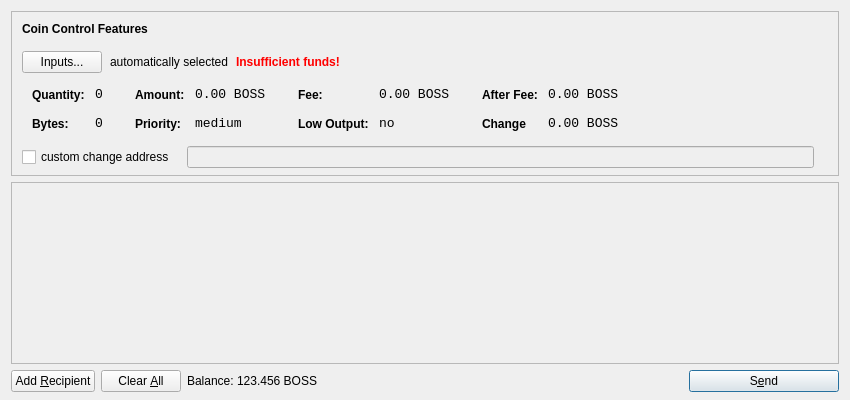
<?xml version="1.0" encoding="UTF-8"?>
<ui version="4.0">
 <class>SendCoinsDialog</class>
 <widget class="QDialog" name="SendCoinsDialog">
  <property name="geometry">
   <rect>
    <x>0</x>
    <y>0</y>
    <width>850</width>
    <height>400</height>
   </rect>
  </property>
  <property name="windowTitle">
   <string>Send Coins</string>
  </property>
  <layout class="QVBoxLayout" name="verticalLayout" stretch="0,1,0">
   <property name="bottomMargin">
    <number>8</number>
   </property>
   <item>
    <widget class="QFrame" name="frameCoinControl">
     <property name="sizePolicy">
      <sizepolicy hsizetype="Expanding" vsizetype="Expanding">
       <horstretch>0</horstretch>
       <verstretch>0</verstretch>
      </sizepolicy>
     </property>
     <property name="maximumSize">
      <size>
       <width>16777215</width>
       <height>16777215</height>
      </size>
     </property>
     <property name="frameShape">
      <enum>QFrame::StyledPanel</enum>
     </property>
     <property name="frameShadow">
      <enum>QFrame::Sunken</enum>
     </property>
     <layout class="QVBoxLayout" name="verticalLayoutCoinControl2">
      <property name="spacing">
       <number>-1</number>
      </property>
      <property name="leftMargin">
       <number>0</number>
      </property>
      <property name="topMargin">
       <number>0</number>
      </property>
      <property name="rightMargin">
       <number>0</number>
      </property>
      <property name="bottomMargin">
       <number>6</number>
      </property>
      <item>
       <layout class="QVBoxLayout" name="verticalLayoutCoinControl" stretch="0,0,0,0,1">
        <property name="spacing">
         <number>0</number>
        </property>
        <property name="leftMargin">
         <number>10</number>
        </property>
        <property name="topMargin">
         <number>10</number>
        </property>
        <item>
         <layout class="QHBoxLayout" name="horizontalLayoutCoinControl1">
          <property name="bottomMargin">
           <number>15</number>
          </property>
          <item>
           <widget class="QLabel" name="labelCoinControlFeatures">
            <property name="sizePolicy">
             <sizepolicy hsizetype="Preferred" vsizetype="Maximum">
              <horstretch>0</horstretch>
              <verstretch>0</verstretch>
             </sizepolicy>
            </property>
            <property name="font">
             <font>
              <weight>75</weight>
              <bold>true</bold>
             </font>
            </property>
            <property name="styleSheet">
             <string notr="true">font-weight:bold;</string>
            </property>
            <property name="text">
             <string>Coin Control Features</string>
            </property>
           </widget>
          </item>
         </layout>
        </item>
        <item>
         <layout class="QHBoxLayout" name="horizontalLayoutCoinControl2" stretch="0,0,0,0">
          <property name="spacing">
           <number>8</number>
          </property>
          <property name="bottomMargin">
           <number>10</number>
          </property>
          <item>
           <widget class="QPushButton" name="pushButtonCoinControl">
            <property name="styleSheet">
             <string notr="true"/>
            </property>
            <property name="text">
             <string>Inputs...</string>
            </property>
           </widget>
          </item>
          <item>
           <widget class="QLabel" name="labelCoinControlAutomaticallySelected">
            <property name="text">
             <string>automatically selected</string>
            </property>
            <property name="margin">
             <number>5</number>
            </property>
           </widget>
          </item>
          <item>
           <widget class="QLabel" name="labelCoinControlInsuffFunds">
            <property name="font">
             <font>
              <weight>75</weight>
              <bold>true</bold>
             </font>
            </property>
            <property name="styleSheet">
             <string notr="true">color:red;font-weight:bold;</string>
            </property>
            <property name="text">
             <string>Insufficient funds!</string>
            </property>
            <property name="margin">
             <number>5</number>
            </property>
           </widget>
          </item>
          <item>
           <spacer name="horizontalSpacerCoinControl">
            <property name="orientation">
             <enum>Qt::Horizontal</enum>
            </property>
            <property name="sizeHint" stdset="0">
             <size>
              <width>40</width>
              <height>1</height>
             </size>
            </property>
           </spacer>
          </item>
         </layout>
        </item>
        <item>
         <widget class="QWidget" name="widgetCoinControl" native="true">
          <property name="sizePolicy">
           <sizepolicy hsizetype="Preferred" vsizetype="Preferred">
            <horstretch>0</horstretch>
            <verstretch>0</verstretch>
           </sizepolicy>
          </property>
          <property name="minimumSize">
           <size>
            <width>0</width>
            <height>0</height>
           </size>
          </property>
          <property name="styleSheet">
           <string notr="true"/>
          </property>
          <layout class="QHBoxLayout" name="horizontalLayoutCoinControl5">
           <property name="margin">
            <number>0</number>
           </property>
           <item>
            <layout class="QHBoxLayout" name="horizontalLayoutCoinControl3" stretch="0,0,0,1">
             <property name="spacing">
              <number>20</number>
             </property>
             <property name="topMargin">
              <number>0</number>
             </property>
             <property name="bottomMargin">
              <number>10</number>
             </property>
             <item>
              <layout class="QFormLayout" name="formLayoutCoinControl1">
               <property name="horizontalSpacing">
                <number>10</number>
               </property>
               <property name="verticalSpacing">
                <number>14</number>
               </property>
               <property name="leftMargin">
                <number>10</number>
               </property>
               <property name="topMargin">
                <number>4</number>
               </property>
               <property name="rightMargin">
                <number>6</number>
               </property>
               <item row="0" column="0">
                <widget class="QLabel" name="labelCoinControlQuantityText">
                 <property name="styleSheet">
                  <string notr="true">font-weight:bold;</string>
                 </property>
                 <property name="text">
                  <string>Quantity:</string>
                 </property>
                 <property name="margin">
                  <number>0</number>
                 </property>
                </widget>
               </item>
               <item row="0" column="1">
                <widget class="QLabel" name="labelCoinControlQuantity">
                 <property name="font">
                  <font>
                   <family>Monospace</family>
                   <pointsize>10</pointsize>
                  </font>
                 </property>
                 <property name="cursor">
                  <cursorShape>IBeamCursor</cursorShape>
                 </property>
                 <property name="contextMenuPolicy">
                  <enum>Qt::ActionsContextMenu</enum>
                 </property>
                 <property name="text">
                  <string>0</string>
                 </property>
                 <property name="margin">
                  <number>0</number>
                 </property>
                 <property name="textInteractionFlags">
                  <set>Qt::LinksAccessibleByMouse|Qt::TextSelectableByKeyboard|Qt::TextSelectableByMouse</set>
                 </property>
                </widget>
               </item>
               <item row="1" column="0">
                <widget class="QLabel" name="labelCoinControlBytesText">
                 <property name="styleSheet">
                  <string notr="true">font-weight:bold;</string>
                 </property>
                 <property name="text">
                  <string>Bytes:</string>
                 </property>
                </widget>
               </item>
               <item row="1" column="1">
                <widget class="QLabel" name="labelCoinControlBytes">
                 <property name="font">
                  <font>
                   <family>Monospace</family>
                   <pointsize>10</pointsize>
                  </font>
                 </property>
                 <property name="cursor">
                  <cursorShape>IBeamCursor</cursorShape>
                 </property>
                 <property name="contextMenuPolicy">
                  <enum>Qt::ActionsContextMenu</enum>
                 </property>
                 <property name="text">
                  <string>0</string>
                 </property>
                 <property name="textInteractionFlags">
                  <set>Qt::LinksAccessibleByMouse|Qt::TextSelectableByKeyboard|Qt::TextSelectableByMouse</set>
                 </property>
                </widget>
               </item>
              </layout>
             </item>
             <item>
              <layout class="QFormLayout" name="formLayoutCoinControl2">
               <property name="horizontalSpacing">
                <number>10</number>
               </property>
               <property name="verticalSpacing">
                <number>14</number>
               </property>
               <property name="leftMargin">
                <number>6</number>
               </property>
               <property name="topMargin">
                <number>4</number>
               </property>
               <property name="rightMargin">
                <number>6</number>
               </property>
               <item row="0" column="0">
                <widget class="QLabel" name="labelCoinControlAmountText">
                 <property name="styleSheet">
                  <string notr="true">font-weight:bold;</string>
                 </property>
                 <property name="text">
                  <string>Amount:</string>
                 </property>
                 <property name="margin">
                  <number>0</number>
                 </property>
                </widget>
               </item>
               <item row="0" column="1">
                <widget class="QLabel" name="labelCoinControlAmount">
                 <property name="font">
                  <font>
                   <family>Monospace</family>
                   <pointsize>10</pointsize>
                  </font>
                 </property>
                 <property name="cursor">
                  <cursorShape>IBeamCursor</cursorShape>
                 </property>
                 <property name="contextMenuPolicy">
                  <enum>Qt::ActionsContextMenu</enum>
                 </property>
                 <property name="text">
                  <string>0.00 BOSS</string>
                 </property>
                 <property name="textInteractionFlags">
                  <set>Qt::LinksAccessibleByMouse|Qt::TextSelectableByKeyboard|Qt::TextSelectableByMouse</set>
                 </property>
                </widget>
               </item>
               <item row="1" column="0">
                <widget class="QLabel" name="labelCoinControlPriorityText">
                 <property name="styleSheet">
                  <string notr="true">font-weight:bold;</string>
                 </property>
                 <property name="text">
                  <string>Priority:</string>
                 </property>
                </widget>
               </item>
               <item row="1" column="1">
                <widget class="QLabel" name="labelCoinControlPriority">
                 <property name="font">
                  <font>
                   <family>Monospace</family>
                   <pointsize>10</pointsize>
                  </font>
                 </property>
                 <property name="cursor">
                  <cursorShape>IBeamCursor</cursorShape>
                 </property>
                 <property name="contextMenuPolicy">
                  <enum>Qt::ActionsContextMenu</enum>
                 </property>
                 <property name="text">
                  <string>medium</string>
                 </property>
                 <property name="textInteractionFlags">
                  <set>Qt::LinksAccessibleByMouse|Qt::TextSelectableByKeyboard|Qt::TextSelectableByMouse</set>
                 </property>
                </widget>
               </item>
              </layout>
             </item>
             <item>
              <layout class="QFormLayout" name="formLayoutCoinControl3">
               <property name="horizontalSpacing">
                <number>10</number>
               </property>
               <property name="verticalSpacing">
                <number>14</number>
               </property>
               <property name="leftMargin">
                <number>6</number>
               </property>
               <property name="topMargin">
                <number>4</number>
               </property>
               <property name="rightMargin">
                <number>6</number>
               </property>
               <item row="0" column="0">
                <widget class="QLabel" name="labelCoinControlFeeText">
                 <property name="styleSheet">
                  <string notr="true">font-weight:bold;</string>
                 </property>
                 <property name="text">
                  <string>Fee:</string>
                 </property>
                 <property name="margin">
                  <number>0</number>
                 </property>
                </widget>
               </item>
               <item row="0" column="1">
                <widget class="QLabel" name="labelCoinControlFee">
                 <property name="font">
                  <font>
                   <family>Monospace</family>
                   <pointsize>10</pointsize>
                  </font>
                 </property>
                 <property name="cursor">
                  <cursorShape>IBeamCursor</cursorShape>
                 </property>
                 <property name="contextMenuPolicy">
                  <enum>Qt::ActionsContextMenu</enum>
                 </property>
                 <property name="text">
                  <string>0.00 BOSS</string>
                 </property>
                 <property name="textInteractionFlags">
                  <set>Qt::LinksAccessibleByMouse|Qt::TextSelectableByKeyboard|Qt::TextSelectableByMouse</set>
                 </property>
                </widget>
               </item>
               <item row="1" column="0">
                <widget class="QLabel" name="labelCoinControlLowOutputText">
                 <property name="styleSheet">
                  <string notr="true">font-weight:bold;</string>
                 </property>
                 <property name="text">
                  <string>Low Output:</string>
                 </property>
                </widget>
               </item>
               <item row="1" column="1">
                <widget class="QLabel" name="labelCoinControlLowOutput">
                 <property name="font">
                  <font>
                   <family>Monospace</family>
                   <pointsize>10</pointsize>
                  </font>
                 </property>
                 <property name="cursor">
                  <cursorShape>IBeamCursor</cursorShape>
                 </property>
                 <property name="contextMenuPolicy">
                  <enum>Qt::ActionsContextMenu</enum>
                 </property>
                 <property name="text">
                  <string>no</string>
                 </property>
                 <property name="textInteractionFlags">
                  <set>Qt::LinksAccessibleByMouse|Qt::TextSelectableByKeyboard|Qt::TextSelectableByMouse</set>
                 </property>
                </widget>
               </item>
              </layout>
             </item>
             <item>
              <layout class="QFormLayout" name="formLayoutCoinControl4">
               <property name="horizontalSpacing">
                <number>10</number>
               </property>
               <property name="verticalSpacing">
                <number>14</number>
               </property>
               <property name="leftMargin">
                <number>6</number>
               </property>
               <property name="topMargin">
                <number>4</number>
               </property>
               <property name="rightMargin">
                <number>6</number>
               </property>
               <item row="0" column="0">
                <widget class="QLabel" name="labelCoinControlAfterFeeText">
                 <property name="styleSheet">
                  <string notr="true">font-weight:bold;</string>
                 </property>
                 <property name="text">
                  <string>After Fee:</string>
                 </property>
                 <property name="margin">
                  <number>0</number>
                 </property>
                </widget>
               </item>
               <item row="0" column="1">
                <widget class="QLabel" name="labelCoinControlAfterFee">
                 <property name="font">
                  <font>
                   <family>Monospace</family>
                   <pointsize>10</pointsize>
                  </font>
                 </property>
                 <property name="cursor">
                  <cursorShape>IBeamCursor</cursorShape>
                 </property>
                 <property name="contextMenuPolicy">
                  <enum>Qt::ActionsContextMenu</enum>
                 </property>
                 <property name="text">
                  <string>0.00 BOSS</string>
                 </property>
                 <property name="textInteractionFlags">
                  <set>Qt::LinksAccessibleByMouse|Qt::TextSelectableByKeyboard|Qt::TextSelectableByMouse</set>
                 </property>
                </widget>
               </item>
               <item row="1" column="0">
                <widget class="QLabel" name="labelCoinControlChangeText">
                 <property name="styleSheet">
                  <string notr="true">font-weight:bold;</string>
                 </property>
                 <property name="text">
                  <string>Change</string>
                 </property>
                </widget>
               </item>
               <item row="1" column="1">
                <widget class="QLabel" name="labelCoinControlChange">
                 <property name="font">
                  <font>
                   <family>Monospace</family>
                   <pointsize>10</pointsize>
                  </font>
                 </property>
                 <property name="cursor">
                  <cursorShape>IBeamCursor</cursorShape>
                 </property>
                 <property name="contextMenuPolicy">
                  <enum>Qt::ActionsContextMenu</enum>
                 </property>
                 <property name="text">
                  <string>0.00 BOSS</string>
                 </property>
                 <property name="textInteractionFlags">
                  <set>Qt::LinksAccessibleByMouse|Qt::TextSelectableByKeyboard|Qt::TextSelectableByMouse</set>
                 </property>
                </widget>
               </item>
              </layout>
             </item>
            </layout>
           </item>
          </layout>
         </widget>
        </item>
        <item>
         <layout class="QHBoxLayout" name="horizontalLayoutCoinControl4" stretch="0,0,0">
          <property name="spacing">
           <number>12</number>
          </property>
          <property name="sizeConstraint">
           <enum>QLayout::SetDefaultConstraint</enum>
          </property>
          <property name="topMargin">
           <number>5</number>
          </property>
          <property name="rightMargin">
           <number>5</number>
          </property>
          <item>
           <widget class="QCheckBox" name="checkBoxCoinControlChange">
            <property name="text">
             <string>custom change address</string>
            </property>
           </widget>
          </item>
          <item>
           <widget class="QLineEdit" name="lineEditCoinControlChange">
            <property name="enabled">
             <bool>false</bool>
            </property>
            <property name="sizePolicy">
             <sizepolicy hsizetype="Expanding" vsizetype="Fixed">
              <horstretch>0</horstretch>
              <verstretch>0</verstretch>
             </sizepolicy>
            </property>
           </widget>
          </item>
          <item>
           <widget class="QLabel" name="labelCoinControlChangeLabel">
            <property name="sizePolicy">
             <sizepolicy hsizetype="Preferred" vsizetype="Expanding">
              <horstretch>0</horstretch>
              <verstretch>0</verstretch>
             </sizepolicy>
            </property>
            <property name="minimumSize">
             <size>
              <width>0</width>
              <height>0</height>
             </size>
            </property>
            <property name="text">
             <string/>
            </property>
            <property name="margin">
             <number>3</number>
            </property>
           </widget>
          </item>
         </layout>
        </item>
        <item>
         <spacer name="verticalSpacerCoinControl">
          <property name="orientation">
           <enum>Qt::Vertical</enum>
          </property>
          <property name="sizeHint" stdset="0">
           <size>
            <width>800</width>
            <height>1</height>
           </size>
          </property>
         </spacer>
        </item>
       </layout>
      </item>
     </layout>
    </widget>
   </item>
   <item>
    <widget class="QScrollArea" name="scrollArea">
     <property name="widgetResizable">
      <bool>true</bool>
     </property>
     <widget class="QWidget" name="scrollAreaWidgetContents">
      <property name="geometry">
       <rect>
        <x>0</x>
        <y>0</y>
        <width>830</width>
        <height>165</height>
       </rect>
      </property>
      <layout class="QVBoxLayout" name="verticalLayout_2">
       <property name="margin">
        <number>0</number>
       </property>
       <item>
        <layout class="QVBoxLayout" name="entries">
         <property name="spacing">
          <number>6</number>
         </property>
        </layout>
       </item>
       <item>
        <spacer name="verticalSpacer">
         <property name="orientation">
          <enum>Qt::Vertical</enum>
         </property>
         <property name="sizeHint" stdset="0">
          <size>
           <width>20</width>
           <height>40</height>
          </size>
         </property>
        </spacer>
       </item>
      </layout>
     </widget>
    </widget>
   </item>
   <item>
    <layout class="QHBoxLayout" name="horizontalLayout">
     <item>
      <widget class="QPushButton" name="addButton">
       <property name="toolTip">
        <string>Send to multiple recipients at once</string>
       </property>
       <property name="text">
        <string>Add &amp;Recipient</string>
       </property>
       <property name="icon">
        <iconset resource="../bitcoin.qrc">
         <normaloff>:/icons/add</normaloff>:/icons/add</iconset>
       </property>
       <property name="autoDefault">
        <bool>false</bool>
       </property>
      </widget>
     </item>
     <item>
      <widget class="QPushButton" name="clearButton">
       <property name="sizePolicy">
        <sizepolicy hsizetype="Minimum" vsizetype="Fixed">
         <horstretch>0</horstretch>
         <verstretch>0</verstretch>
        </sizepolicy>
       </property>
       <property name="toolTip">
        <string>Remove all transaction fields</string>
       </property>
       <property name="text">
        <string>Clear &amp;All</string>
       </property>
       <property name="icon">
        <iconset resource="../bitcoin.qrc">
         <normaloff>:/icons/remove</normaloff>:/icons/remove</iconset>
       </property>
       <property name="autoRepeatDelay">
        <number>300</number>
       </property>
       <property name="autoDefault">
        <bool>false</bool>
       </property>
      </widget>
     </item>
     <item>
      <layout class="QHBoxLayout" name="horizontalLayout_2">
       <property name="spacing">
        <number>3</number>
       </property>
       <item>
        <widget class="QLabel" name="label">
         <property name="sizePolicy">
          <sizepolicy hsizetype="Preferred" vsizetype="Fixed">
           <horstretch>0</horstretch>
           <verstretch>0</verstretch>
          </sizepolicy>
         </property>
         <property name="text">
          <string>Balance:</string>
         </property>
        </widget>
       </item>
       <item>
        <widget class="QLabel" name="labelBalance">
         <property name="sizePolicy">
          <sizepolicy hsizetype="Preferred" vsizetype="Fixed">
           <horstretch>0</horstretch>
           <verstretch>0</verstretch>
          </sizepolicy>
         </property>
         <property name="cursor">
          <cursorShape>IBeamCursor</cursorShape>
         </property>
         <property name="text">
          <string>123.456 BOSS</string>
         </property>
         <property name="textInteractionFlags">
          <set>Qt::LinksAccessibleByMouse|Qt::TextSelectableByKeyboard|Qt::TextSelectableByMouse</set>
         </property>
        </widget>
       </item>
      </layout>
     </item>
     <item>
      <spacer name="horizontalSpacer">
       <property name="orientation">
        <enum>Qt::Horizontal</enum>
       </property>
       <property name="sizeHint" stdset="0">
        <size>
         <width>40</width>
         <height>20</height>
        </size>
       </property>
      </spacer>
     </item>
     <item>
      <widget class="QPushButton" name="sendButton">
       <property name="minimumSize">
        <size>
         <width>150</width>
         <height>0</height>
        </size>
       </property>
       <property name="toolTip">
        <string>Confirm the send action</string>
       </property>
       <property name="text">
        <string>S&amp;end</string>
       </property>
       <property name="icon">
        <iconset resource="../bitcoin.qrc">
         <normaloff>:/icons/send</normaloff>:/icons/send</iconset>
       </property>
       <property name="default">
        <bool>true</bool>
       </property>
      </widget>
     </item>
    </layout>
   </item>
  </layout>
 </widget>
 <resources>
  <include location="../bitcoin.qrc"/>
 </resources>
 <connections/>
</ui>
